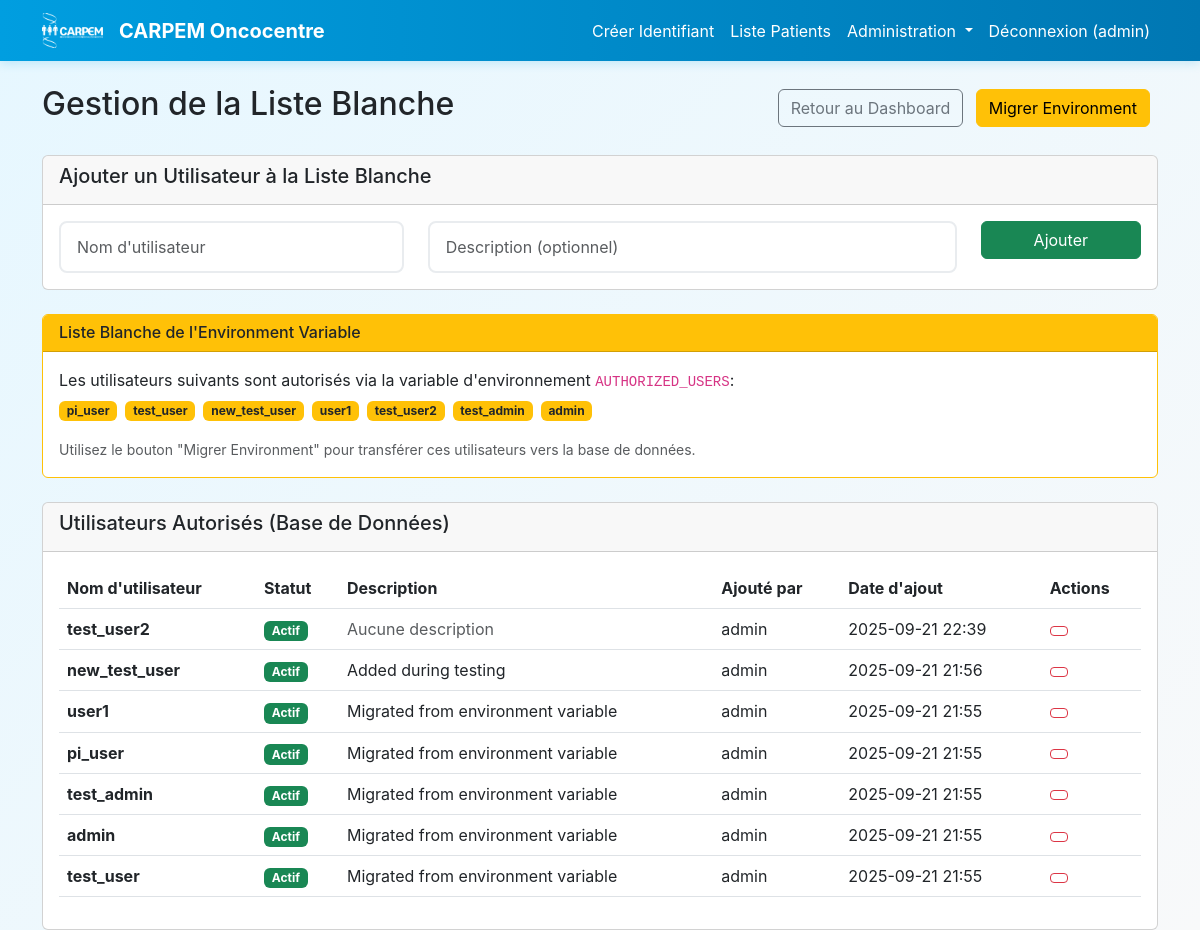
The app's page /admin/whitelist (signed in) with its own data.
### app/core/models.py (models this page shows, shortened)
class User(UserMixin, db.Model):
    id = db.Column(db.Integer, primary_key=True)
    username = db.Column(db.String(80), unique=True, nullable=False)
    password_hash = db.Column(db.String(128), nullable=True)  # Nullable for LDAP users
    is_active = db.Column(db.Boolean, default=True, nullable=False)
    is_admin = db.Column(db.Boolean, default=False, nullable=False)
    is_principal_investigator = db.Column(db.Boolean, default=False, nullable=False)
    created_at = db.Column(db.DateTime, default=datetime.utcnow)
    auth_source = db.Column(db.String(20), default='local', nullable=False)  # 'local' or 'ldap'
    email = db.Column(db.String(120), nullable=True)
    first_name = db.Column(db.String(50), nullable=True)
    last_name = db.Column(db.String(50), nullable=True)
    display_name = db.Column(db.String(100), nullable=True)
    ldap_dn = db.Column(db.Text, nullable=True)  # LDAP Distinguished Name
    last_ldap_sync = db.Column(db.DateTime, nullable=True)  # Last sync with LDAP

class WhitelistEntry(db.Model):
    id = db.Column(db.Integer, primary_key=True)
    username = db.Column(db.String(80), unique=True, nullable=False)
    is_active = db.Column(db.Boolean, default=True, nullable=False)
    created_at = db.Column(db.DateTime, default=datetime.utcnow)
    created_by = db.Column(db.Integer, db.ForeignKey('user.id'), nullable=False)
    description = db.Column(db.String(255), nullable=True)  # Optional description/reason
    creator = db.relationship('User', backref='whitelist_entries')
    @classmethod
    def get_authorized_usernames(cls):
        entries = cls.query.filter_by(is_active=True).all()
        return set(entry.username for entry in entries)

### app/admin/views.py (the view)
@admin_bp.route('/whitelist')
@login_required
@admin_required
def manage_whitelist():
    whitelist_entries = WhitelistEntry.query.order_by(WhitelistEntry.created_at.desc()).all()
    from ..auth.views import get_authorized_users
    env_whitelist = get_authorized_users()
    return render_template('admin/whitelist.html',
                         whitelist_entries=whitelist_entries,
                         env_whitelist=env_whitelist)

### app/admin/views.py (called while the page is built)
def admin_required(f):
    @wraps(f)
    def decorated_function(*args, **kwargs):
        if not current_user.is_authenticated or not current_user.is_admin:
            abort(403)
        return f(*args, **kwargs)
    return decorated_function

### app/auth/views.py (called while the page is built)
def get_authorized_users():
    try:
        from ..core.models import WhitelistEntry
        db_users = WhitelistEntry.get_authorized_usernames()
        if db_users:
            return db_users
    except Exception as e:
        logger.warning(f"Could not access whitelist database: {e}")
    users_str = os.environ.get('AUTHORIZED_USERS', 'admin,user1,user2,doctor1,researcher1')
    return set(user.strip() for user in users_str.split(',') if user.strip())

### templates/admin/whitelist.html (shortened to what this page needs)
{% extends "base.html" %}
{% block content %}
<div class="row">
    <div class="col-md-12">
        <div class="d-flex justify-content-between align-items-center mb-4">
            <h2> Gestion de la Liste Blanche</h2>
            <div>
                <a href="{{ url_for('admin.dashboard') }}" class="btn btn-outline-secondary me-2">
                     Retour au Dashboard
                </a>
                <button type="button" class="btn btn-warning me-2" data-bs-toggle="modal" data-bs-target="#migrateModal">
                     Migrer Environment
                </button>
            </div>
        </div>
    </div>
</div>
<div class="row mb-4">
    <div class="col-md-12">
        <div class="card">
            <div class="card-header">
                <h5> Ajouter un Utilisateur à la Liste Blanche</h5>
            </div>
            <div class="card-body">
                <form method="POST" action="{{ url_for('admin.add_to_whitelist') }}">
                    <div class="row">
                        <div class="col-md-4">
                            <input type="text" name="username" class="form-control" placeholder="Nom d'utilisateur" required>
                        </div>
                        <div class="col-md-6">
                            <input type="text" name="description" class="form-control" placeholder="Description (optionnel)">
                        </div>
                        <div class="col-md-2">
                            <button type="submit" class="btn btn-success w-100">
                                 Ajouter
                            </button>
                        </div>
                    </div>
                </form>
            </div>
        </div>
    </div>
</div>
{% if env_whitelist %}
<div class="row mb-4">
    <div class="col-md-12">
        <div class="card border-warning">
            <div class="card-header bg-warning text-dark">
                <h6 class="mb-0"> Liste Blanche de l'Environment Variable</h6>
            </div>
            <div class="card-body">
                <p class="mb-2">Les utilisateurs suivants sont autorisés via la variable d'environnement <code>AUTHORIZED_USERS</code>:</p>
                <div class="d-flex flex-wrap gap-2">
                    {% for username in env_whitelist %}
                        <span class="badge bg-warning text-dark">{{ username }}</span>
                    {% endfor %}
                </div>
                <div class="mt-3">
                    <small class="text-muted">
                        Utilisez le bouton "Migrer Environment" pour transférer ces utilisateurs vers la base de données.
                    </small>
                </div>
            </div>
        </div>
    </div>
</div>
{% endif %}
<div class="row">
    <div class="col-md-12">
        <div class="card">
            <div class="card-header">
                <h5> Utilisateurs Autorisés (Base de Données)</h5>
            </div>
            <div class="card-body">
                {% if whitelist_entries %}
                    <div class="table-responsive">
                        <table class="table table-hover">
                            <thead>
                                <tr>
                                    <th>Nom d'utilisateur</th>
                                    <th>Statut</th>
                                    <th>Description</th>
                                    <th>Ajouté par</th>
                                    <th>Date d'ajout</th>
                                    <th>Actions</th>
                                </tr>
                            </thead>
                            <tbody>
                                {% for entry in whitelist_entries %}
                                <tr {% if not entry.is_active %}class="table-secondary"{% endif %}>
                                    <td>
                                        <strong>{{ entry.username }}</strong>
                                    </td>
                                    <td>
                                        {% if entry.is_active %}
                                            <span class="badge bg-success">Actif</span>
                                        {% else %}
                                            <span class="badge bg-secondary">Inactif</span>
                                        {% endif %}
                                    </td>
                                    <td>
                                        {% if entry.description %}
                                            {{ entry.description }}
                                        {% else %}
                                            <span class="text-muted">Aucune description</span>
                                        {% endif %}
                                    </td>
                                    <td>{{ entry.creator.username if entry.creator else 'N/A' }}</td>
                                    <td>{{ entry.created_at.strftime('%Y-%m-%d %H:%M') if entry.created_at else 'N/A' }}</td>
                                    <td>
                                        <div class="btn-group btn-group-sm" role="group">
                                            {% if entry.is_active %}
                                                <button type="button" class="btn btn-outline-danger"
                                                        onclick="confirmRemove('{{ entry.username }}')"
                                                        title="Retirer de la liste blanche">
                                                </button>
                                            {% else %}
                                                <a href="{{ url_for('admin.activate_whitelist_entry', username=entry.username) }}"
                                                   class="btn btn-outline-success"
                                                   title="Réactiver">
                                                    <i class="bi bi-check-lg"></i>
                                                </a>
                                            {% endif %}
                                        </div>
                                    </td>
                                </tr>
                                {% endfor %}
                            </tbody>
                        </table>
                    </div>
                {% else %}
                    <div class="text-center py-4">
                        <p class="text-muted">Aucun utilisateur dans la liste blanche de la base de données.</p>
                        <p class="text-muted">Ajoutez des utilisateurs ou migrez depuis la variable d'environnement.</p>
                    </div>
                {% endif %}
            </div>
        </div>
    </div>
</div>
{% endblock %}

### templates/base.html (shortened to what this page needs)
<!DOCTYPE html>
<html lang="fr">
<head>
    <link href="https://cdn.jsdelivr.net/npm/bootstrap@5.3.0/dist/css/bootstrap.min.css" rel="stylesheet">
    <link rel="stylesheet" href="{{ url_for('static', filename='css/style.css') }}">
</head>
<body>
    <nav class="navbar navbar-expand-lg navbar-light carpem-navbar">
        <div class="container">
            <a class="navbar-brand d-flex align-items-center" href="{{ url_for('main.index') }}">
                <img src="{{ url_for('static', filename='images/carpem-logo.png') }}" alt="CARPEM Logo" class="carpem-logo me-3">
                <strong>CARPEM Oncocentre</strong>
            </a>
            <div class="navbar-nav">
                {% if current_user.is_authenticated %}
                    <a class="nav-link" href="{{ url_for('main.index') }}">Créer Identifiant</a>
                    <a class="nav-link" href="{{ url_for('main.list_patients') }}">Liste Patients</a>
                    {% if current_user.is_admin %}
                        <div class="nav-item dropdown">
                            <a class="nav-link dropdown-toggle text-warning" href="#" role="button" data-bs-toggle="dropdown">
                                 Administration
                            </a>
                        </div>
                    {% endif %}
                    <a class="nav-link" href="{{ url_for('auth.logout') }}">Déconnexion ({{ current_user.username }})</a>
                {% else %}
                    <a class="nav-link" href="{{ url_for('auth.login') }}">Connexion</a>
                {% endif %}
            </div>
        </div>
    </nav>
    <main class="container mt-4">
        {% block content %}{% endblock %}
    </main>
</body>
</html>

### static/css/style.css (style rules this page uses)
:root { --carpem-blue: #009ee0; --carpem-pink: #ec2849; --carpem-light-blue: #e6f7ff; --carpem-dark-blue: #0077b3; }
body { background: linear-gradient(135deg, var(--carpem-light-blue) 0%, #f8f9fa 100%); font-family: -apple-system, BlinkMacSystemFont, 'Segoe UI', Roboto, sans-serif; min-height: 100vh; }
.carpem-navbar { background: linear-gradient(90deg, var(--carpem-blue) 0%, var(--carpem-dark-blue) 100%); box-shadow: 0 2px 10px rgba(0, 158, 224, 0.2); }
.carpem-navbar .navbar-brand, .carpem-navbar .nav-link { color: white !important; transition: all 0.3s ease; }
.carpem-logo { height: 35px; width: auto; filter: brightness(0) invert(1); transition: all 0.3s ease; }
.form-control, .form-select { border-radius: 8px; border: 2px solid #e9ecef; padding: 12px 16px; transition: all 0.3s ease; }

### records on screen
User: username "admin"
WhitelistEntry: username "pi_user", is_active "Actif", description "Migrated from environment variable", creator "admin", created_at "2025-09-21 21:55"
WhitelistEntry: username "test_user", is_active "Actif", description "Migrated from environment variable", creator "admin", created_at "2025-09-21 21:55"
WhitelistEntry: username "new_test_user", is_active "Actif", description "Added during testing", creator "admin", created_at "2025-09-21 21:56"
WhitelistEntry: username "user1", is_active "Actif", description "Migrated from environment variable", creator "admin", created_at "2025-09-21 21:55"
WhitelistEntry: username "test_user2", is_active "Actif", description "Aucune description", creator "admin", created_at "2025-09-21 22:39"
WhitelistEntry: username "test_admin", is_active "Actif", description "Migrated from environment variable", creator "admin", created_at "2025-09-21 21:55"
WhitelistEntry: username "admin", is_active "Actif", description "Migrated from environment variable", creator "admin", created_at "2025-09-21 21:55"
